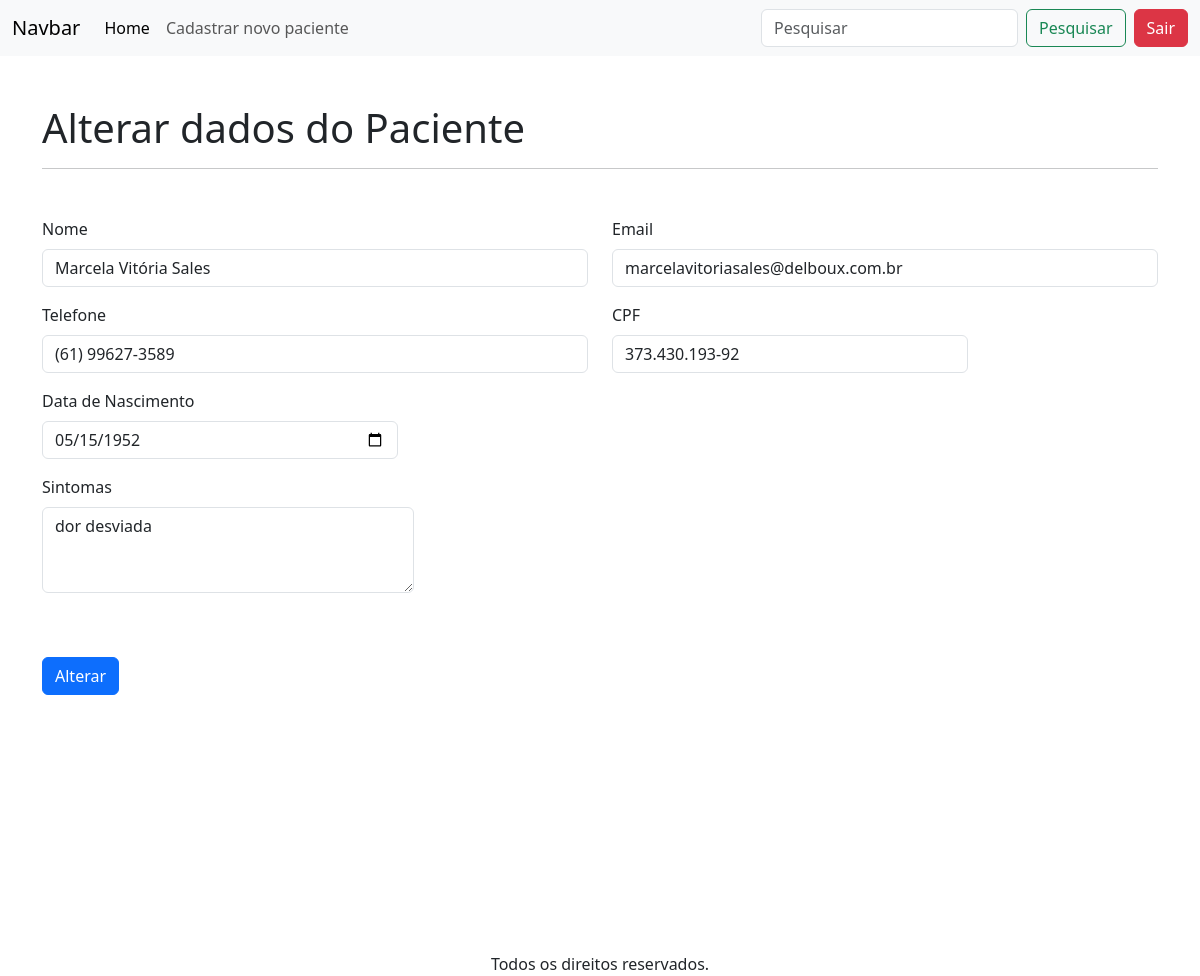
The app's page /alterarPaciente/5 (signed in) with its own data.
### apps/crud/models.py (models this page shows, shortened)
class Paciente(models.Model):
    codigo_paciente = models.AutoField(primary_key=True)
    nome = models.CharField(null=False, blank=False)
    cpf = models.CharField(max_length=14, unique=True, null=False, blank=False)
    email = models.EmailField(unique=True, null=False, blank=False)
    telefone = models.CharField(max_length=15, null=False, blank=False)
    data_nascimento = models.DateField(null=False, blank=False)
    sintomas = models.TextField(null=True, blank=True)

### apps/crud/views.py (the view)
# urls.py: path('alterarPaciente/<int:codigo_paciente>', views.alterar_paciente,name='alterar_paciente'),
@login_required
def alterar_paciente(request,codigo_paciente):
    paciente = Paciente.objects.get(codigo_paciente=codigo_paciente)
    if request.method == 'POST':
        form = PacienteForm(request.POST, instance=paciente)
        if form.is_valid():
            form.save()
            return redirect('index')
    else:
        form = PacienteForm(instance=paciente)
    return render(request, 'alterar_dados.html',{
        'form':form,
        'paciente':paciente,
      })

### apps/crud/templates/alterar_dados.html (shortened to what this page needs)
{% extends 'base-crud.html' %}
{% load static %}
{% block content %}
<h1 class="mt-5">
    Alterar dados do Paciente
</h1>
<hr>
<form action="{% url 'alterar_paciente' paciente.codigo_paciente %}" method="POST">
    {% include 'includes/form.html' %}
    <div class="d-flex justify-content-start mt-5 mb-5">
        <button type="submit" class="btn btn-primary">Alterar</button>
    </div>
</form>
{% endblock %}

### apps/crud/templates/includes/form.html (shortened to what this page needs)
<div class="row mt-5">
    <div class="col-12 col-md-6 mb-3">
        <label for="{{ form.nome.id_for_label }}" class="form-label">Nome</label>
        {{ form.nome }}
    </div>
    <div class="col-12 col-md-6 mb-3">
        <label for="{{ form.email.id_for_label }}" class="form-label">Email</label>
            {{ form.email }}
    </div>
     <div class="col-12 col-md-6 mb-3">
        <label for="{{ form.telefone.id_for_label }}" class="form-label">Telefone</label>
          {{ form.telefone }}
     </div>
     <div class="col-12 col-md-6 col-lg-4 mb-3">
        <label for="{{ form.cpf.id_for_label }}" class="form-label">CPF</label>
            {{ form.cpf }}
     </div>
     <div class="col-12 col-md-6 col-lg-4 mb-3">
        <label for="{{ form.data_nascimento.id_for_label }}" class="form-label">Data de Nascimento</label>
          {{ form.data_nascimento }}
     </div>
     <div>
        <div class="col-12 col-md-6 col-lg-4 mb-3">
            <label for="{{ form.sintomas.id_for_label }}" class="form-label">Sintomas</label>
          {{ form.sintomas }}
        </div>
    </div>

### records on screen
Paciente: nome "Marcela Vitória Sales", email "marcelavitoriasales@delboux.com.br", telefone "(61) 99627-3589", cpf "373.430.193-92", data_nascimento "05/15/1952", sintomas "dor desviada"
